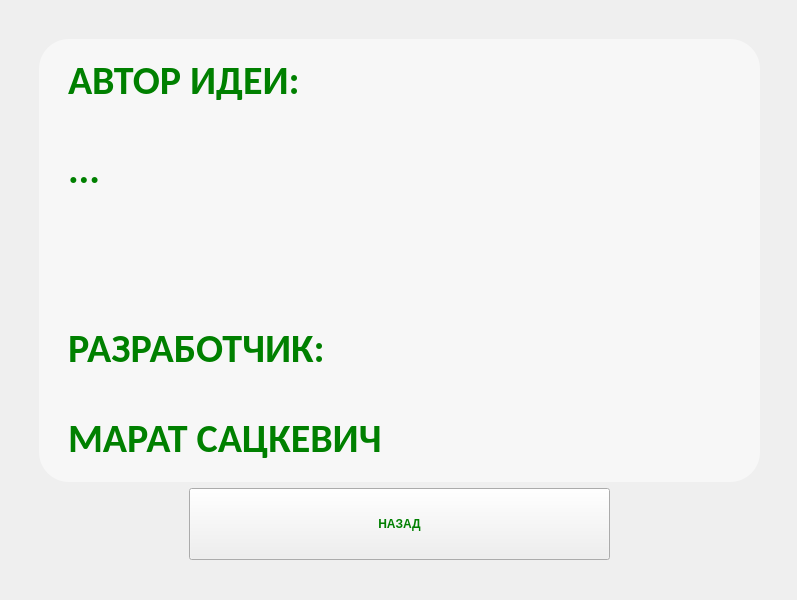
<?xml version="1.0" encoding="UTF-8"?>
<ui version="4.0">
 <class>Form</class>
 <widget class="QWidget" name="Form">
  <property name="geometry">
   <rect>
    <x>0</x>
    <y>0</y>
    <width>797</width>
    <height>600</height>
   </rect>
  </property>
  <property name="minimumSize">
   <size>
    <width>797</width>
    <height>600</height>
   </size>
  </property>
  <property name="maximumSize">
   <size>
    <width>797</width>
    <height>600</height>
   </size>
  </property>
  <property name="windowTitle">
   <string>Допризывная подготовка</string>
  </property>
  <property name="windowIcon">
   <iconset resource="resources.qrc">
    <normaloff>:/res/icon.ico</normaloff>:/res/icon.ico</iconset>
  </property>
  <property name="styleSheet">
   <string notr="true"/>
  </property>
  <widget class="QStackedWidget" name="stackedWidget">
   <property name="enabled">
    <bool>true</bool>
   </property>
   <property name="geometry">
    <rect>
     <x>0</x>
     <y>0</y>
     <width>800</width>
     <height>600</height>
    </rect>
   </property>
   <property name="styleSheet">
    <string notr="true">* {
	border: none;
}

QStackedWidget &gt; QWidget {	
	
	background-image: url(:/res/background.jpg);
}

QPushButton {
	background: rgba(255, 255, 255, 128);
	font-size: 30px;
	border-radius: 30px;
	height: 150px;
}

* {
	font-family: 'Calibri';
	font-weight: bold;
	color: green;
}

QPushButton:hover {
	background: rgba(255, 255, 255, 255);
}

QPushButton:disabled {
	color: #52514e;
}</string>
   </property>
   <property name="lineWidth">
    <number>1</number>
   </property>
   <property name="currentIndex">
    <number>1</number>
   </property>
   <widget class="QWidget" name="page">
    <widget class="QWidget" name="gridLayoutWidget">
     <property name="geometry">
      <rect>
       <x>-1</x>
       <y>-1</y>
       <width>801</width>
       <height>601</height>
      </rect>
     </property>
     <layout class="QGridLayout" name="gridLayout_2">
      <property name="leftMargin">
       <number>275</number>
      </property>
      <property name="rightMargin">
       <number>275</number>
      </property>
      <property name="spacing">
       <number>0</number>
      </property>
      <item row="3" column="0">
       <widget class="QPushButton" name="exitButton">
        <property name="text">
         <string>ВЫХОД</string>
        </property>
       </widget>
      </item>
      <item row="1" column="0">
       <widget class="QPushButton" name="documentsButton">
        <property name="text">
         <string>ДОКУМЕНТЫ</string>
        </property>
       </widget>
      </item>
      <item row="2" column="0">
       <widget class="QPushButton" name="authorsButton">
        <property name="text">
         <string>АВТОРЫ</string>
        </property>
       </widget>
      </item>
     </layout>
    </widget>
   </widget>
   <widget class="QWidget" name="page_2">
    <property name="styleSheet">
     <string notr="true">* {
	font-family: 'Calibri';
	font-weight: bold;
	color: green;
}</string>
    </property>
    <widget class="QWidget" name="gridLayoutWidget_2">
     <property name="geometry">
      <rect>
       <x>-1</x>
       <y>-1</y>
       <width>801</width>
       <height>601</height>
      </rect>
     </property>
     <layout class="QGridLayout" name="gridLayout_3">
      <property name="leftMargin">
       <number>40</number>
      </property>
      <property name="topMargin">
       <number>40</number>
      </property>
      <property name="rightMargin">
       <number>40</number>
      </property>
      <property name="bottomMargin">
       <number>40</number>
      </property>
      <item row="0" column="0">
       <widget class="QWidget" name="authors" native="true">
        <property name="styleSheet">
         <string notr="true">#authors {
	background-color: rgba(255, 255, 255, 128);
	border-radius: 30px;
}</string>
        </property>
        <widget class="QWidget" name="verticalLayoutWidget">
         <property name="geometry">
          <rect>
           <x>-1</x>
           <y>-1</y>
           <width>1103</width>
           <height>441</height>
          </rect>
         </property>
         <layout class="QVBoxLayout" name="verticalLayout">
          <property name="leftMargin">
           <number>30</number>
          </property>
          <item>
           <widget class="QLabel" name="label">
            <property name="font">
             <font>
              <family>Calibri</family>
              <pointsize>30</pointsize>
              <weight>75</weight>
              <bold>true</bold>
             </font>
            </property>
            <property name="styleSheet">
             <string notr="true"/>
            </property>
            <property name="text">
             <string>АВТОР ИДЕИ: </string>
            </property>
           </widget>
          </item>
          <item>
           <widget class="QLabel" name="label_4">
            <property name="font">
             <font>
              <family>Calibri</family>
              <pointsize>30</pointsize>
              <weight>75</weight>
              <bold>true</bold>
             </font>
            </property>
            <property name="text">
             <string>...</string>
            </property>
           </widget>
          </item>
          <item>
           <widget class="QLabel" name="label_5">
            <property name="font">
             <font>
              <family>Calibri</family>
              <pointsize>30</pointsize>
              <weight>75</weight>
              <bold>true</bold>
             </font>
            </property>
            <property name="text">
             <string/>
            </property>
           </widget>
          </item>
          <item>
           <widget class="QLabel" name="label_6">
            <property name="font">
             <font>
              <family>Calibri</family>
              <pointsize>30</pointsize>
              <weight>75</weight>
              <bold>true</bold>
             </font>
            </property>
            <property name="text">
             <string>РАЗРАБОТЧИК:</string>
            </property>
           </widget>
          </item>
          <item>
           <widget class="QLabel" name="label_2">
            <property name="font">
             <font>
              <family>Calibri</family>
              <pointsize>30</pointsize>
              <weight>75</weight>
              <bold>true</bold>
             </font>
            </property>
            <property name="text">
             <string>МАРАТ САЦКЕВИЧ</string>
            </property>
           </widget>
          </item>
         </layout>
        </widget>
       </widget>
      </item>
      <item row="1" column="0">
       <widget class="QPushButton" name="authorsBackButton">
        <property name="styleSheet">
         <string notr="true">height: 70px;
margin-left:150px;
margin-right:150px;</string>
        </property>
        <property name="text">
         <string>НАЗАД</string>
        </property>
       </widget>
      </item>
     </layout>
    </widget>
   </widget>
   <widget class="QWidget" name="page_3">
    <property name="styleSheet">
     <string notr="true">QPushButton {
	height: 110px;
}</string>
    </property>
    <widget class="QWidget" name="gridLayoutWidget_3">
     <property name="geometry">
      <rect>
       <x>-1</x>
       <y>-1</y>
       <width>801</width>
       <height>623</height>
      </rect>
     </property>
     <layout class="QGridLayout" name="gridLayout">
      <property name="leftMargin">
       <number>275</number>
      </property>
      <property name="rightMargin">
       <number>275</number>
      </property>
      <property name="bottomMargin">
       <number>20</number>
      </property>
      <item row="1" column="0">
       <widget class="QPushButton" name="booksButton">
        <property name="text">
         <string>УЧЕБНИКИ</string>
        </property>
       </widget>
      </item>
      <item row="2" column="0">
       <widget class="QPushButton" name="videosButton">
        <property name="text">
         <string>ВИДЕО</string>
        </property>
       </widget>
      </item>
      <item row="0" column="0">
       <widget class="QPushButton" name="presentationsButton">
        <property name="text">
         <string>ПРЕЗЕНТАЦИИ</string>
        </property>
       </widget>
      </item>
      <item row="3" column="0">
       <widget class="QPushButton" name="menuBackButton">
        <property name="text">
         <string>НАЗАД</string>
        </property>
       </widget>
      </item>
     </layout>
    </widget>
   </widget>
   <widget class="QWidget" name="page_4">
    <widget class="QWidget" name="gridLayoutWidget_4">
     <property name="geometry">
      <rect>
       <x>0</x>
       <y>0</y>
       <width>801</width>
       <height>601</height>
      </rect>
     </property>
     <layout class="QGridLayout" name="gridLayout_4">
      <property name="leftMargin">
       <number>30</number>
      </property>
      <property name="topMargin">
       <number>30</number>
      </property>
      <property name="rightMargin">
       <number>30</number>
      </property>
      <property name="bottomMargin">
       <number>30</number>
      </property>
      <property name="spacing">
       <number>0</number>
      </property>
      <item row="1" column="1">
       <widget class="QPushButton" name="listBackButton">
        <property name="styleSheet">
         <string notr="true">height: 110px;
margin-top: 20px;
margin-left: 20px;</string>
        </property>
        <property name="text">
         <string>НАЗАД</string>
        </property>
       </widget>
      </item>
      <item row="1" column="0">
       <widget class="QPushButton" name="listOpenButton">
        <property name="enabled">
         <bool>false</bool>
        </property>
        <property name="styleSheet">
         <string notr="true">height: 110px;
margin-top: 20px;
margin-right: 20px;</string>
        </property>
        <property name="text">
         <string>ОТКРЫТЬ</string>
        </property>
       </widget>
      </item>
      <item row="0" column="0" colspan="2">
       <widget class="QListWidget" name="listWidget">
        <property name="styleSheet">
         <string notr="true">
QListWidget {
	background-color: rgba(255, 255, 255, 128);
	border: none;
	border-radius: 10px;
	padding: 10px;
	font-size: 40px;
}

QListWidget::item {
	height: 70px;
}

QListWidget::item:hover {
	background-color: white;
	color: green;
}

QListWidget::item:selected {
	background-color: #71f594;
	border: none;
	color:green;
}</string>
        </property>
        <property name="frameShape">
         <enum>QFrame::NoFrame</enum>
        </property>
        <property name="lineWidth">
         <number>0</number>
        </property>
        <property name="selectionMode">
         <enum>QAbstractItemView::SingleSelection</enum>
        </property>
        <property name="uniformItemSizes">
         <bool>false</bool>
        </property>
        <property name="batchSize">
         <number>100</number>
        </property>
        <property name="selectionRectVisible">
         <bool>false</bool>
        </property>
       </widget>
      </item>
     </layout>
    </widget>
   </widget>
  </widget>
 </widget>
 <resources>
  <include location="resources.qrc"/>
 </resources>
 <connections/>
</ui>
